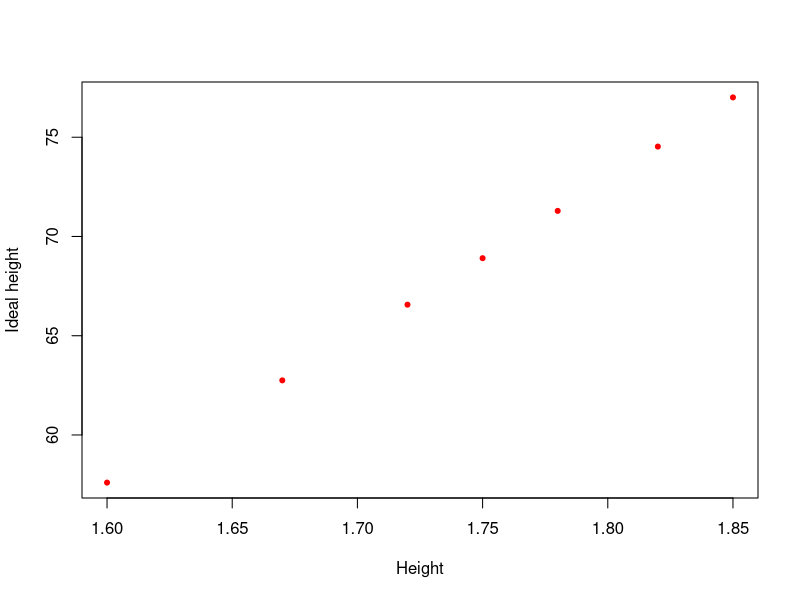
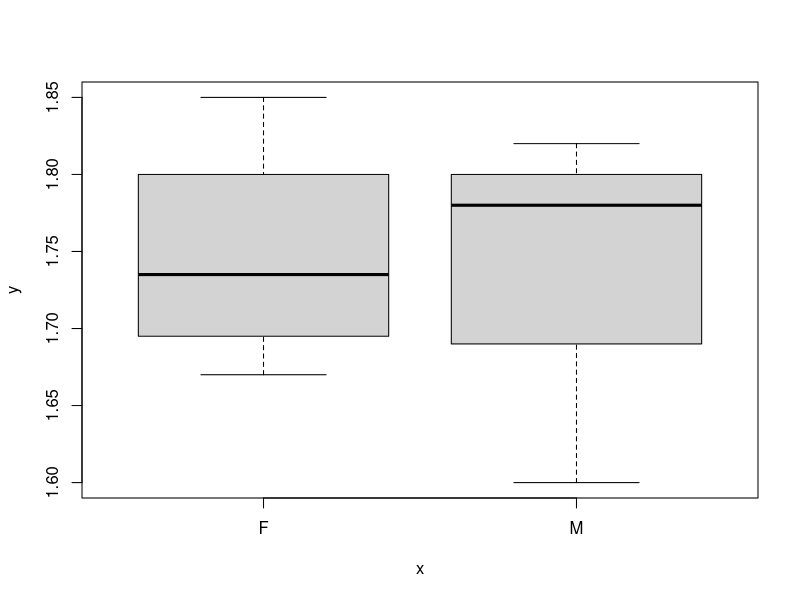

Reproduce these figures in R, in order.
## ---- chunk 1
knitr::opts_chunk$set(echo = TRUE)
## ---- chunk 2
wt = c(60,72,78, 67, 75, 82,85)
mean_wt = sum(wt)/length(wt)
sd_wt = (sum((wt - mean_wt)^2)/(length(wt) - 1))^0.5
print(paste0('Values Calculated: ', "mean_wt = ", round(mean_wt, 0), " sd_wt = ", round(sd_wt,0)))
paste0("Values from formula: ", " mean_wt = ", round(mean(wt),0), " sd_wt = ", round(sd(wt),0))
## ---- chunk 3
ht = (wt +100)/100
ideal_wt = 22.5*(ht)^2
plot(x = ht, ideal_wt, xlab = "Height", ylab = "Ideal height", col = "red", pch = 20)
## ---- chunk 4
rep(1:4, 8)
rep(c("hi", "bye"), c(2,3))

## ---- chunk 5
gender = c("M","F","M","F", "F", "M","F")
names(gender) = c("Bob","Susan","Jim","Mary","Jane","Tim","Nicole")
plot(factor(gender), ht)
## ---- chunk 6
df = data.frame(gender, ht, ideal_wt, stringsAsFactors = F)
print(df)
print(colnames(df))
print(rownames(df))
print(attributes(df))
